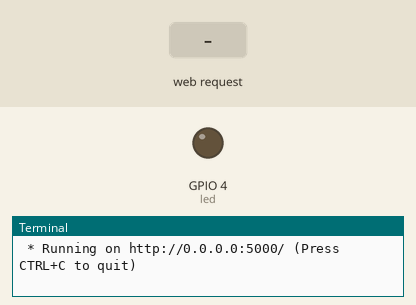
Bench run of a program on a simulated Raspberry Pi (BCM pin numbers). Shown: output pins drawn as LEDs (lit = HIGH), the last lines printed to the terminal. The test bench sets the inputs (shaded band). The clock reads 2024-03-15 10:24:30 at power-on unless the program sets it.

Above: at 1.2 s.
1.3 s: HTTP request for /led/on received
At 2.5 s:
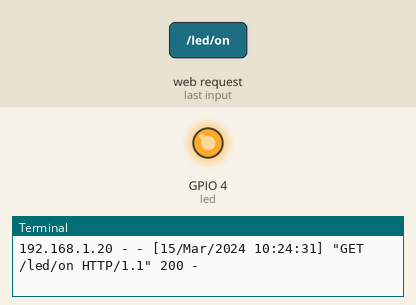
2.8 s: HTTP request for / received
4.3 s: HTTP request for /led received
Timing chart, 0 to 7.3 s (numbered marks = the images above; inputs shaded):
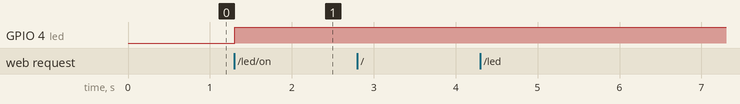

Measured:
- after the input at 1.3 s, GPIO 4 (led): LOW → HIGH at once

The program:

web_base.py
```python
from flask import Flask
import RPi.GPIO as GPIO

led = 4

GPIO.setmode(GPIO.BCM)
GPIO.setwarnings(False)
GPIO.setup(led, GPIO.OUT, initial = GPIO.LOW)

#Creat Object-------------
app = Flask(__name__)

#URL control---------------
@app.route("/") #url에서 엔터치면 url 접속
def helloworld():
    return "Hello World"+" 신기방기"

@app.route("/led")
def helloword():
    return "url에 /led/on 혹은 /led/off 를 입력하세요"


@app.route("/led/on")
def led_on():
    GPIO.output(led, GPIO.HIGH)
    return "LED ON"

@app.route("/led/off")
def led_off():
    GPIO.output(led, GPIO.LOW)
    return "LED OFF"

@app.route("/gpio/cleanup")
def gpio_cleanup():
    GPIO.cleanup()
    return "GPIO CLEANUP"


#Entry code 얘가 있어야 웹서버가 가동됨.-----------------------
if __name__ == "__main__":
    #start webserver
    app.run(host="0.0.0.0") #0.0.0.0 = local host = 자기자신
    #http://0.0.0.0:5000 =>5000은 flask의 port num.
```
